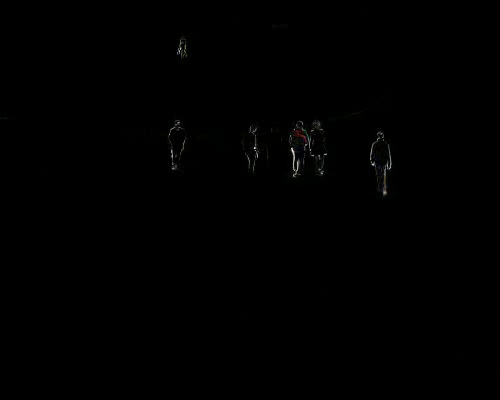
#> input picture frame 79 of 第5课 运动目标识别(摄像头调用、视频的读取与保存、帧差法、光流法、背景减除法)/videos/v2.avi, 500 x 400 px, given in place of move_detect.flv, which was not available
$ python '背景减除法.py'
#> lines starting #> are read from the running program, lines starting #| are printed output that depends on the picture; after the words box and inside, x2 and y2 are one past the last pixel; in counts of white or black regions, pixels touching at a corner belong together; pictures that were not available may be replaced by others from this repository, and a replacement may not be noted
#> further down, frame is the input picture: shape (400, 500, 3); mean B, G, R 0.5, 0.5, 0.5
# -*- encoding: utf-8 -*-
"""
@author   :   yykzjh
@Contact  :   yykzhjh@163.com
@DateTime :   2022/10/18 17:27
@Version  :   1.0
@License  :   (C)Copyright 2022
"""
import cv2
import numpy as np


"""
1. 背景消除：OpenCV中常用的两种背景消除方法，一种是基于高斯混合模型GMM实现的背景提取，另外一种是基于最近邻KNN实现的。
2. GMM模型：
    - MOG2算法，高斯混合模型分离算法，它为每个像素选择适当数量的高斯分布，它可以更好地适应不同场景的照明变化等
    - 函数：cv2.createBackgroundSubtractorMOG2(int history = 500, double varThreshold = 16, bool detectShadows = true)
3. KNN模型：cv2.createBackgroundSubtractorKNN()
4. 方法：主要通过视频中的背景进行建模，实现背景消除，生成mask图像，通过对mask二值图像分析实现对前景活动对象的区域的提取，整个步骤如下：
    1）初始化背景建模对象GMM
    2）读取视频一帧
    3）使用背景建模消除生成mask
    4）对mask进行轮廓分析提取ROI
    5）绘制ROI对象
"""
# 打开视频
cap = cv2.VideoCapture(r"./videos/move_detect.flv")

# 创建减除器
fgbg = cv2.createBackgroundSubtractorMOG2(history=500, varThreshold=100, detectShadows=False)


# 识别行人的函数
def get_person(image, opt=1):
    # 获得前景
#> called with opt = 1
    mask = fgbg.apply(image)
#> mask: shape (400, 500); every value is 255

    # 获得卷积核
    line = cv2.getStructuringElement(cv2.MORPH_RECT, (1, 5), (-1, -1))
    # 开运算
    mask = cv2.morphologyEx(mask, cv2.MORPH_OPEN, line)
    cv2.imshow("mask", mask)

    # 搜索轮廓
    contours, hierarchy = cv2.findContours(mask, cv2.RETR_EXTERNAL, cv2.CHAIN_APPROX_SIMPLE)
#> contours = [[[0, 0], [0, 399], [499, 399], [499, 0]]]
    # 遍历连通的轮廓
    for c in range(len(contours)):
        # 计算连通区域面积
        area = cv2.contourArea(contours[c])
        if area < 50:
            continue
        # 获得最小外接矩形
        rect = cv2.minAreaRect(contours[c])
        # 目标画椭圆
        cv2.ellipse(image, rect, (0, 255, 0), 2, 8)
        # 中心点画圆
        cv2.circle(image, (np.int32(rect[0][0]), np.int32(rect[0][1])), 2, (255, 0, 0), 2, 8, 0)
#> this loop made 1 pass
#> (area, rect) on pass 1: (199101, ((249.5, 199.5), (399, 499), -90))
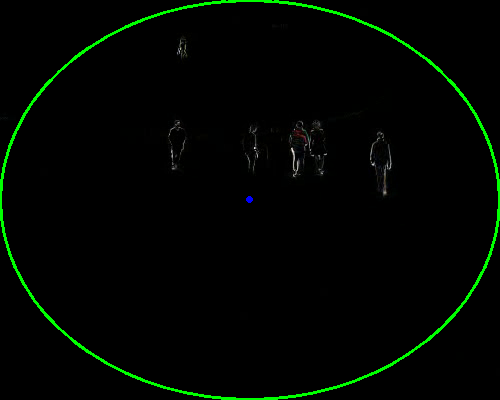
#> image: shape (400, 500, 3); 2.06% of pixels changed, all inside (x1, y1, x2, y2) = (0, 0, 500, 400)
    return image, mask


# 主函数，遍历视频的每一帧
while cap.isOpened():
    # 读取一帧
    ret, frame = cap.read()
    # 获取减除后的结果
    result, m_ = get_person(frame)
    cv2.imshow("result", result)
    # 按键控制视频结束
    if cv2.waitKey(20) & 0xff == ord('q'):
#> (key q is pressed here)
        break

cap.release()
cv2.destroyAllWindows()

$ run again, starting later in the video
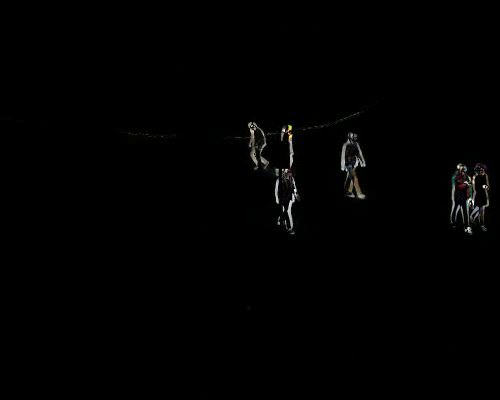
#> input picture frame 357 of 第5课 运动目标识别(摄像头调用、视频的读取与保存、帧差法、光流法、背景减除法)/videos/v2.avi, 500 x 400 px, given in place of move_detect.flv, which was not available
#> frame is the input picture: shape (400, 500, 3); mean B, G, R 1.4, 1.5, 1.5
#> mask: shape (400, 500); every value is 255
#> contours = [[[0, 0], [0, 399], [499, 399], [499, 0]]]
#> the loop in get_person, `for c in range(len(contours)):` made 1 pass
#> (area, rect) on pass 1: (199101, ((249.5, 199.5), (399, 499), -90))
#> after the loop in get_person, `for c in range(len(contours)):`:
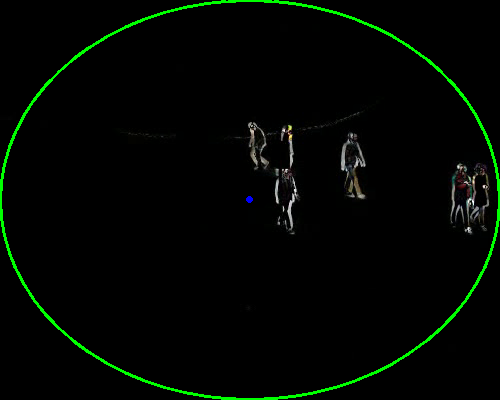
#> image: shape (400, 500, 3); 2.06% of pixels changed, all inside (x1, y1, x2, y2) = (0, 0, 500, 400)

$ run again, starting later in the video
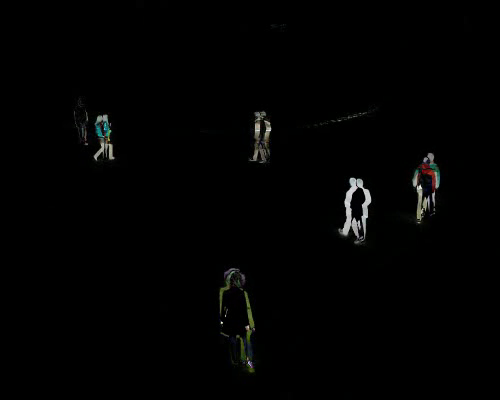
#> input picture frame 635 of 第5课 运动目标识别(摄像头调用、视频的读取与保存、帧差法、光流法、背景减除法)/videos/v2.avi, 500 x 400 px, given in place of move_detect.flv, which was not available
#> frame is the input picture: shape (400, 500, 3); mean B, G, R 2, 2.2, 2.1
#> mask: shape (400, 500); every value is 255
#> contours = [[[0, 0], [0, 399], [499, 399], [499, 0]]]
#> the loop in get_person, `for c in range(len(contours)):` made 1 pass
#> (area, rect) on pass 1: (199101, ((249.5, 199.5), (399, 499), -90))
#> after the loop in get_person, `for c in range(len(contours)):`:
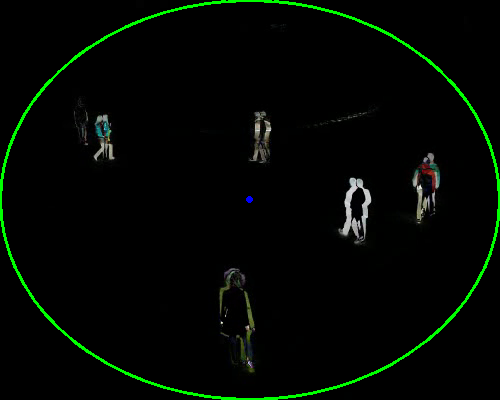
#> image: shape (400, 500, 3); 2.06% of pixels changed, all inside (x1, y1, x2, y2) = (0, 0, 500, 400)
